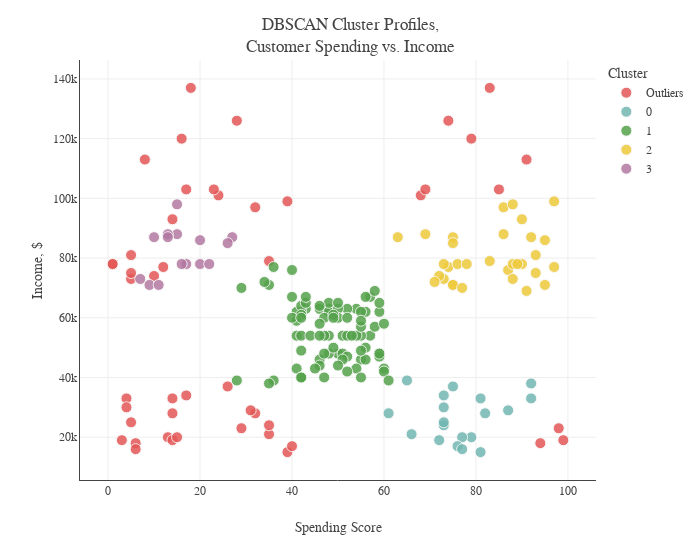

The code cell stored with this chart in its notebook:
### Markdown cell above
# DBSCAN

### Code cell
db=DBSCAN(eps=15, min_samples=11, metric='euclidean')  #17,15 14,7 12 7 115
db_preds=db.fit_predict(clust_df)
plot_db=clust_df.copy()
plot_db['DB Cluster'] = db_preds
plot_db=plot_db.sort_values(by='DB Cluster')
plot_db['DB Cluster'] = plot_db['DB Cluster'].astype(str).apply(lambda x: 'Outliers' if x == '-1' else x)


# Plot of clusters   
fig = px.scatter(plot_db, x="Spending Score", y="Annual Income", color="DB Cluster",
                 color_discrete_sequence=px.colors.qualitative.T10[2:])
fig.update_traces(marker=dict(size=11, opacity=0.85, line=dict(width=1, color='#F7F7F7')))
fig.update_layout(template=temp, title="DBSCAN Cluster Profiles,<br>Customer Spending vs. Income", 
                  width=700, legend_title = 'Cluster',
                  xaxis=dict(title='Spending Score',showline=True, zeroline=False), 
                  yaxis=dict(title='Income, $',ticksuffix='k',showline=True))
fig.show()

### Figure 1 — Plotly figure (JSON) as saved in the notebook; plotly's stock layout.template omitted (floating-point values rounded to 4 significant figures)
{"data": [{"hovertemplate": "DB Cluster=Outliers<br>Spending Score=%{x}<br>Annual Income=%{y}<extra></extra>", "legendgroup": "Outliers", "marker": {"color": "#E45756", "line": {"color": "#F7F7F7", "width": 1}, "opacity": 0.85, "size": 11, "symbol": "circle"}, "mode": "markers", "name": "Outliers", "orientation": "v", "showlegend": true, "type": "scatter", "x": [39, 14, 17, 26, 18, 5, 10, 5, 12, 1, 1, 35, 5, 14, 32, 39, 24, 68, 17, 85, 23, 69, 8, 91, 16, 79, 28, 74, 4, 4, 83, 13, 14, 3, 94, 6, 35, 40, 99, 29, 6, 14, 35, 32, 5, 31, 98, 15], "xaxis": "x", "y": [15, 33, 34, 37, 137, 73, 74, 75, 77, 78, 78, 79, 81, 93, 97, 99, 101, 101, 103, 103, 103, 103, 113, 113, 120, 120, 126, 126, 33, 30, 137, 20, 19, 19, 18, 18, 21, 17, 19, 23, 16, 28, 24, 28, 25, 29, 23, 20], "yaxis": "y"}, {"hovertemplate": "DB Cluster=0<br>Spending Score=%{x}<br>Annual Income=%{y}<extra></extra>", "legendgroup": "0", "marker": {"color": "#72B7B2", "line": {"color": "#F7F7F7", "width": 1}, "opacity": 0.85, "size": 11, "symbol": "circle"}, "mode": "markers", "name": "0", "orientation": "v", "showlegend": true, "type": "scatter", "x": [66, 73, 79, 73, 87, 77, 73, 92, 76, 65, 77, 92, 81, 75, 82, 73, 81, 61, 72], "xaxis": "x", "y": [21, 24, 20, 25, 29, 20, 30, 33, 17, 39, 16, 38, 15, 37, 28, 34, 33, 28, 19], "yaxis": "y"}, {"hovertemplate": "DB Cluster=1<br>Spending Score=%{x}<br>Annual Income=%{y}<extra></extra>", "legendgroup": "1", "marker": {"color": "#54A24B", "line": {"color": "#F7F7F7", "width": 1}, "opacity": 0.85, "size": 11, "symbol": "circle"}, "mode": "markers", "name": "1", "orientation": "v", "showlegend": true, "type": "scatter", "x": [48, 54, 43, 52, 46, 48, 42, 56, 55, 59, 41, 50, 42, 40, 48, 43, 59, 43, 57, 56, 40, 58, 29, 35, 34, 42, 36, 46, 50, 50, 52, 50, 59, 51, 59, 52, 55, 47, 56, 46, 51, 46, 50, 48, 41, 60, 54, 60, 52, 42, 42, 47, 55, 28, 61, 36, 35, 45, 59, 49, 57, 48, 51, 55, 52, 54, 41, 47, 42, 56, 44, 49, 42, 53, 55, 58, 55, 60, 46, 55, 47, 41, 49, 40, 42, 46], "xaxis": "x", "y": [63, 63, 63, 63, 63, 62, 62, 62, 62, 62, 62, 63, 64, 76, 65, 65, 65, 67, 67, 67, 67, 69, 70, 71, 72, 61, 77, 64, 60, 65, 60, 48, 48, 48, 47, 47, 46, 60, 46, 46, 46, 44, 44, 48, 43, 43, 43, 42, 42, 40, 40, 40, 40, 39, 39, 39, 38, 43, 48, 61, 54, 54, 54, 54, 54, 54, 54, 54, 54, 50, 54, 50, 49, 54, 49, 57, 57, 58, 58, 59, 48, 59, 60, 60, 60, 54], "yaxis": "y"}, {"hovertemplate": "DB Cluster=2<br>Spending Score=%{x}<br>Annual Income=%{y}<extra></extra>", "legendgroup": "2", "marker": {"color": "#EECA3B", "line": {"color": "#F7F7F7", "width": 1}, "opacity": 0.85, "size": 11, "symbol": "circle"}, "mode": "markers", "name": "2", "orientation": "v", "showlegend": true, "type": "scatter", "x": [92, 63, 75, 95, 97, 69, 90, 86, 88, 95, 86, 75, 93, 91, 87, 97, 74, 90, 73, 88, 88, 76, 93, 72, 89, 75, 78, 73, 75, 83, 77, 71], "xaxis": "x", "y": [87, 87, 87, 71, 99, 88, 93, 97, 98, 86, 88, 85, 81, 69, 76, 77, 77, 78, 73, 78, 73, 78, 75, 74, 78, 71, 78, 78, 71, 79, 70, 72], "yaxis": "y"}, {"hovertemplate": "DB Cluster=3<br>Spending Score=%{x}<br>Annual Income=%{y}<extra></extra>", "legendgroup": "3", "marker": {"color": "#B279A2", "line": {"color": "#F7F7F7", "width": 1}, "opacity": 0.85, "size": 11, "symbol": "circle"}, "mode": "markers", "name": "3", "orientation": "v", "showlegend": true, "type": "scatter", "x": [9, 7, 11, 20, 15, 17, 20, 16, 15, 13, 10, 13, 27, 26, 22], "xaxis": "x", "y": [71, 73, 71, 86, 98, 78, 78, 78, 88, 88, 87, 87, 87, 85, 78], "yaxis": "y"}], "layout": {"legend": {"title": {"text": "Cluster"}, "tracegroupgap": 0}, "margin": {"t": 60}, "title": {"text": "DBSCAN Cluster Profiles,<br>Customer Spending vs. Income"}, "width": 700, "xaxis": {"anchor": "y", "domain": [0, 1], "showline": true, "title": {"text": "Spending Score"}, "zeroline": false}, "yaxis": {"anchor": "x", "domain": [0, 1], "showline": true, "ticksuffix": "k", "title": {"text": "Income, $"}}}}
